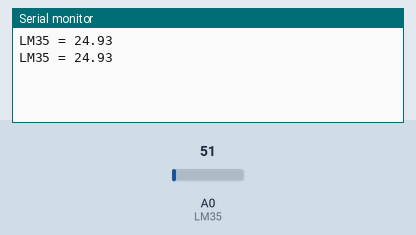
Recording of a sketch running on a simulated Arduino Uno, built with avr-gcc and run on an emulated ATmega328P. Parts: the last lines printed to the serial monitor. Inputs (shaded band) come from the test bench; at power-on: A0 (LM35) = 51.

Above: at 1.8 s.
1.9 s: A0 (LM35) set to 61
At 2.4 s:
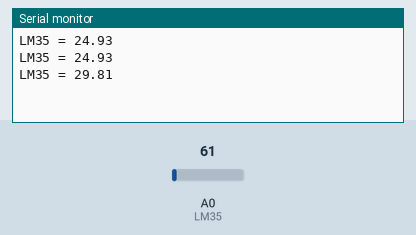
3.4 s: A0 (LM35) set to 71
At 4.8 s:
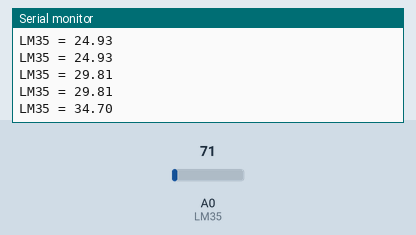
Timing chart, 0 to 6.4 s (numbered marks = the images above; inputs shaded):
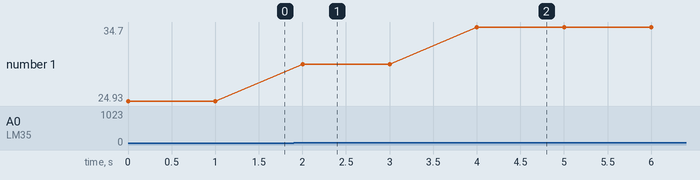

Measured:
- after the input at 1.9 s, the serial monitor: prints a new line after 0.10 s (image 1)
- after the input at 3.4 s, the serial monitor: prints a new line after 0.60 s (image 2)
- plotted number 1: 24.93 → 29.81 after the input at 1.9 s, 29.81 → 34.7 after the input at 3.4 s

The sketch:

LESSON13.ino
```cpp
/******************************************************************************
----------------本例程仅供学习使用，未经作者允许，不得用于其他用途。-----------
------------------------版权所有，仿冒必究！-----------------------------------
----------------1.开发环境:Arduino IDE-----------------------------------------
----------------2.测试使用开发板型号：Arduino Leonardo or Arduino UNO R3-------
----------------3.单片机使用晶振：16M------------------------------------------
----------------4.淘宝网址：Ilovemcu.taobao.com--------------------------------
----------------------------epic-mcu.taobao.com--------------------------------
----------------5.作者：神秘藏宝室---------------------------------------------
******************************************************************************/
#define LM35 A0

int val = 0;				//存放AD变量缓存
float temp = 0;			//温度值

void setup()
{
  Serial.begin(9600);		//串口波特率9600
}

void loop()
{
  val = analogRead(LM35);			//读取AD值
  temp = val * 0.48876;				//计算温度值
  Serial.print("LM35 = ");
  Serial.println(temp);				//串口输出温度值
  delay(1000);
}
```
